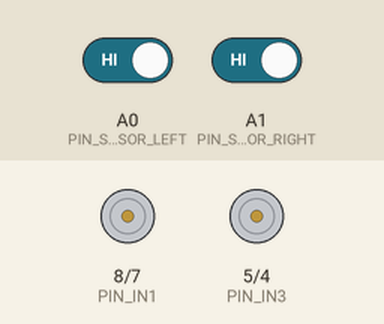
This sketch was run on a simulated Arduino Uno, built with avr-gcc and run on an emulated ATmega328P. Parts: motor-driver pin pairs drawn as motors (green arrow = first pin HIGH = forward, orange = second pin HIGH = backward, longer = more drive, scaled by the enable pin). The inputs (shaded band) are chosen by the test bench; at power-on: A0 (PIN_SENSOR_LEFT) HIGH, A1 (PIN_SENSOR_RIGHT) HIGH.

Above: at 1.2 s.
1.3 s: A0 (PIN_SENSOR_LEFT) driven LOW
At 2.3 s:
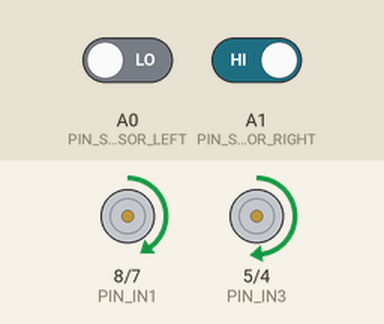
2.8 s: A1 (PIN_SENSOR_RIGHT) driven LOW
At 3.5 s:
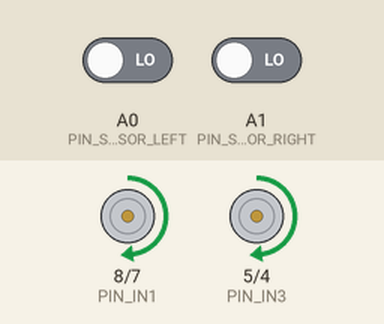
4.3 s: A0 (PIN_SENSOR_LEFT) driven HIGH
At 4.6 s:
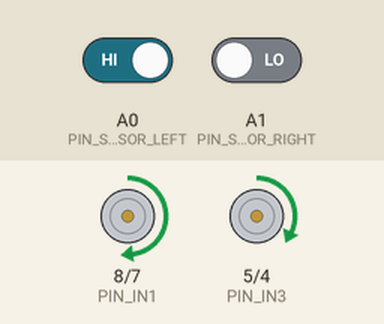
5.8 s: A1 (PIN_SENSOR_RIGHT) driven HIGH
At 6.9 s:
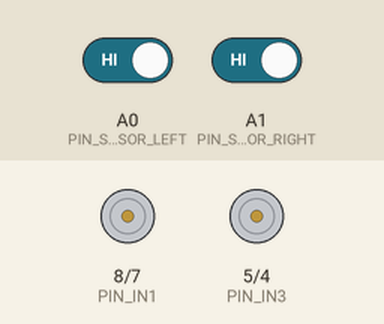
Timing chart, 0 to 8.3 s (numbered marks = the images above; inputs shaded):
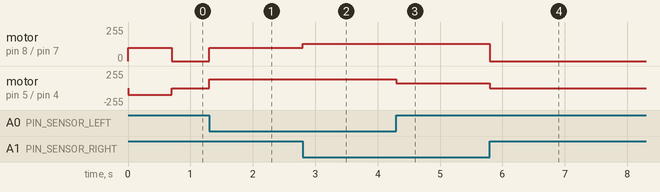

The sketch:

LineFollower.ino
```cpp
/*
  ============================================================================
  4WD LINE FOLLOWING ROBOT — Arduino Uno R3
  ============================================================================
  Hardware:
    - Arduino Uno R3
    - 2-Channel Motor Driver (L298N-type: ENA, IN1, IN2, IN3, IN4, ENB)
    - 4x DC gear motors (wired as 2 logical channels: LEFT pair / RIGHT pair)
    - 2x INDIVIDUAL IR line sensor modules (3-pin digital comparator type,
      each with its own onboard sensitivity trim-pot + status LED),
      mounted side-by-side under the front bumper, roughly track-width apart
    - 3S 18650 Li-ion pack -> motor driver VMS; common GND with Arduino

  Control strategy (2-sensor logic):
    With only two sensors there is no meaningful "weighted position" the
    way there would be with a 5-sensor bar, so this uses the standard,
    battle-tested 2-sensor line-follower decision table instead of PID:

      LEFT sees line | RIGHT sees line | Meaning                | Action
      ---------------|-----------------|------------------------|------------------
      YES            | YES             | line centered/crossing | drive straight
      YES            | NO              | line drifted left      | steer left
      NO             | YES             | line drifted right     | steer right
      NO             | NO              | line lost              | bounded search

    "Steer" is done by differential motor speed (torque steering), not by
    a physical steering mechanism. Steering strength is fixed and tunable
    (STEER_DIFFERENTIAL) rather than proportional, since a 2-sensor system
    has no way to measure HOW far off-center the line is — only which
    side, if any, currently sees it.

    If the line is completely lost (both sensors read "no line"), the
    robot does NOT guess randomly. It pivots toward whichever side the
    line was last seen drifting to, for a bounded search time, then stops
    if the line still isn't found. This is a safety-first choice: an
    unbounded "spin and hope" search can walk the robot off a table.

  NOTE ON RELIABILITY WITH THIS HARDWARE:
    A 2-sensor setup is intentionally simpler and less smooth than a
    5-sensor array, particularly on sharp curves or the loop section of
    your track — it corrects in fixed steps rather than proportionally.
    It is fully workable, but if you find the robot overshooting on
    curves, the easiest hardware upgrade is adding one more identical
    sensor module in the center (see the commented THREE-SENSOR notes
    below computeAction() for how small the code change would be).

  IMPORTANT — CALIBRATE BEFORE RUNNING:
    1. Set LINE_IS_LOW below to match your sensor modules' actual behavior.
       Most comparator IR modules pull the output LOW when they see a dark
       line on a light background — but this varies by board, and each of
       your two modules also has its OWN onboard trim-pot that must be
       physically adjusted (turn until the LED just switches state at the
       line's edge) before the digital output is trustworthy at all.
       Test with Serial output (see DEBUG_SENSORS) to confirm polarity.
    2. Tune BASE_SPEED / STEER_DIFFERENTIAL for your motors and surface.
  ============================================================================
*/

#include <Arduino.h>

// ---------------------------------------------------------------------------
// PIN DEFINITIONS
// ---------------------------------------------------------------------------

// Motor driver control pins (matches wiring table in the write-up)
const uint8_t PIN_ENA = 9;   // Left pair speed (PWM)
const uint8_t PIN_IN1 = 8;   // Left pair direction bit 1
const uint8_t PIN_IN2 = 7;   // Left pair direction bit 2
const uint8_t PIN_IN3 = 5;   // Right pair direction bit 1
const uint8_t PIN_IN4 = 4;   // Right pair direction bit 2
const uint8_t PIN_ENB = 10;  // Right pair speed (PWM)

// IR sensor pins — one individual module on the left, one on the right.
const uint8_t PIN_SENSOR_LEFT  = A0;
const uint8_t PIN_SENSOR_RIGHT = A1;

// ---------------------------------------------------------------------------
// CALIBRATION CONSTANTS — tune these to your hardware
// ---------------------------------------------------------------------------

// Set to true if your sensor module outputs LOW when it sees the dark line.
// Set to false if it outputs HIGH when it sees the dark line.
// (Uncertain? Set DEBUG_SENSORS true, open Serial Monitor, and watch the
//  raw values while you slide the robot's sensor bar over the black line.)
const bool LINE_IS_LOW = true;

// Speed limits. PWM range is hard-clamped to [0,255] everywhere motor
// speed is set, so a bad calculation can never exceed motor driver limits.
const int BASE_SPEED  = 130;  // Cruising speed on a straight line (0-255)
const int MAX_SPEED   = 200;  // Absolute ceiling for any single motor
const int MIN_SPEED   = 60;   // Below this, a "moving" motor tends to stall
const int SEARCH_SPEED = 100; // Speed used while searching for a lost line

// How hard to steer when only one sensor sees the line. This is a fixed
// step (not proportional — a 2-sensor system has no way to measure HOW
// far off-center the line is, only which side sees it). Start small and
// increase if the robot doesn't correct fast enough on curves; decrease
// if it overshoots/zig-zags on straight sections.
const int STEER_DIFFERENTIAL = 60;

// If the line is lost, how long (ms) we allow the bounded search turn
// before giving up and stopping, as a safety fallback.
const unsigned long LOST_LINE_SEARCH_TIMEOUT_MS = 700;

// Set true to print raw sensor + error + PID data to Serial for debugging.
const bool DEBUG_SENSORS = false;

// ---------------------------------------------------------------------------
// INTERNAL STATE
// ---------------------------------------------------------------------------

// Remembers which side the line was last confidently seen on, so the
// lost-line search turns the correct direction instead of guessing.
// +1 = line was last seen toward the right, -1 = toward the left.
int lastKnownDirection = 1;

bool leftSees  = false; // true = left sensor currently detects the line
bool rightSees = false; // true = right sensor currently detects the line

// ---------------------------------------------------------------------------
// SETUP
// ---------------------------------------------------------------------------

void setup() {
  pinMode(PIN_ENA, OUTPUT);
  pinMode(PIN_IN1, OUTPUT);
  pinMode(PIN_IN2, OUTPUT);
  pinMode(PIN_IN3, OUTPUT);
  pinMode(PIN_IN4, OUTPUT);
  pinMode(PIN_ENB, OUTPUT);

  pinMode(PIN_SENSOR_LEFT, INPUT);
  pinMode(PIN_SENSOR_RIGHT, INPUT);

  stopMotors(); // Always start in a known, stopped state.

  if (DEBUG_SENSORS) {
    Serial.begin(9600);
  }
}

// ---------------------------------------------------------------------------
// MAIN LOOP
// ---------------------------------------------------------------------------

void loop() {
  readSensors();

  if (!leftSees && !rightSees) {
    // Neither sensor sees the line -> run bounded recovery search.
    handleLineLost();
    return;
  }

  // A sensor currently seeing the line is also, by definition, an
  // up-to-date "last known direction" if it disagrees with the other.
  if (leftSees && !rightSees) {
    lastKnownDirection = -1; // line is toward the left
  } else if (rightSees && !leftSees) {
    lastKnownDirection = 1;  // line is toward the right
  }
  // If both see it, lastKnownDirection is left unchanged deliberately —
  // "centered" carries no new directional information for a future search.

  int leftSpeed, rightSpeed;
  computeMotorSpeeds(leftSpeed, rightSpeed);
  driveMotors(leftSpeed, rightSpeed);

  if (DEBUG_SENSORS) {
    Serial.print(F("L=")); Serial.print(leftSees);
    Serial.print(F(" R=")); Serial.print(rightSees);
    Serial.print(F(" -> speedL=")); Serial.print(leftSpeed);
    Serial.print(F(" speedR=")); Serial.println(rightSpeed);
  }
}

// ---------------------------------------------------------------------------
// SENSOR HANDLING
// ---------------------------------------------------------------------------

// Reads both sensors into leftSees/rightSees, normalized so that
// "true" always means "line detected here", regardless of whether the
// hardware is active-high or active-low (set by LINE_IS_LOW above).
void readSensors() {
  int rawLeft  = digitalRead(PIN_SENSOR_LEFT);
  int rawRight = digitalRead(PIN_SENSOR_RIGHT);

  leftSees  = LINE_IS_LOW ? (rawLeft  == LOW) : (rawLeft  == HIGH);
  rightSees = LINE_IS_LOW ? (rawRight == LOW) : (rawRight == HIGH);
}

// ---------------------------------------------------------------------------
// DECISION TABLE (replaces PID for a 2-sensor system)
// ---------------------------------------------------------------------------

// Fills leftSpeed/rightSpeed according to the 2-sensor decision table
// documented at the top of this file. Using out-parameters (rather than
// a struct/return) keeps this readable as plain, easy-to-audit branches —
// deliberately simple since this logic cannot be tested on real hardware
// before deployment.
void computeMotorSpeeds(int &leftSpeed, int &rightSpeed) {
  if (leftSees && rightSees) {
    // Line centered under both sensors (or a wide crossing/junction,
    // such as the loop on this track) -> drive straight.
    leftSpeed  = BASE_SPEED;
    rightSpeed = BASE_SPEED;
  } else if (leftSees && !rightSees) {
    // Line has drifted left -> steer left: slow the left side down,
    // keep the right side at full pace, so the robot arcs back onto it.
    leftSpeed  = BASE_SPEED - STEER_DIFFERENTIAL;
    rightSpeed = BASE_SPEED;
  } else { // (!leftSees && rightSees)
    // Line has drifted right -> steer right, mirror of the above.
    leftSpeed  = BASE_SPEED;
    rightSpeed = BASE_SPEED - STEER_DIFFERENTIAL;
  }

  // NOTE — upgrading to 3 sensors later:
  // If you add a center sensor, this whole function becomes a small
  // lookup over 3 booleans instead of 2 (still no PID needed): both-outer
  // + center all seeing line = straight; center-only = straight; one
  // outer sensor alone = steer that direction; all-off = line lost
  // (same handleLineLost() below still applies unchanged).
}

// ---------------------------------------------------------------------------
// LOST-LINE RECOVERY
// ---------------------------------------------------------------------------

void handleLineLost() {
  static unsigned long searchStartTime = 0;
  static bool searching = false;

  if (!searching) {
    searching = true;
    searchStartTime = millis();
  }

  if (millis() - searchStartTime > LOST_LINE_SEARCH_TIMEOUT_MS) {
    // Safety fallback: give up rather than spinning indefinitely.
    stopMotors();
    if (DEBUG_SENSORS) Serial.println(F("Line lost: search timed out, stopping."));
    return;
  }

  // Pivot in place toward the side the line was last seen drifting to.
  if (lastKnownDirection > 0) {
    driveMotors(SEARCH_SPEED, -SEARCH_SPEED);   // pivot right
  } else {
    driveMotors(-SEARCH_SPEED, SEARCH_SPEED);   // pivot left
  }

  // Reset the "searching" flag the instant either sensor reacquires the
  // line, rather than waiting a full extra loop() cycle to notice.
  readSensors();
  if (leftSees || rightSees) {
    searching = false;
  }
}

// ---------------------------------------------------------------------------
// MOTOR CONTROL
// ---------------------------------------------------------------------------

// Accepts signed speed values (negative = reverse) for each side
// independently, enabling both differential steering and in-place pivots.
// All PWM values are hard-clamped to safe driver limits before being
// written, so no calling code path can ever exceed the motor driver's
// rated PWM range.
void driveMotors(float leftSpeed, float rightSpeed) {
  setMotor(PIN_IN1, PIN_IN2, PIN_ENA, leftSpeed);
  setMotor(PIN_IN3, PIN_IN4, PIN_ENB, rightSpeed);
}

void setMotor(uint8_t pinForward, uint8_t pinReverse, uint8_t pinEnable, float speed) {
  bool forward = speed >= 0;
  int magnitude = (int)fabs(speed);

  // Enforce absolute PWM safety bounds regardless of upstream math.
  magnitude = constrain(magnitude, 0, MAX_SPEED);

  // Avoid the "buzzing but not turning" dead zone near zero PWM, while
  // still allowing a true, deliberate stop (magnitude == 0).
  if (magnitude > 0 && magnitude < MIN_SPEED) {
    magnitude = MIN_SPEED;
  }
  magnitude = constrain(magnitude, 0, 255); // Final hardware-level clamp.

  digitalWrite(pinForward, forward ? HIGH : LOW);
  digitalWrite(pinReverse, forward ? LOW : HIGH);
  analogWrite(pinEnable, magnitude);
}

void stopMotors() {
  digitalWrite(PIN_IN1, LOW);
  digitalWrite(PIN_IN2, LOW);
  digitalWrite(PIN_IN3, LOW);
  digitalWrite(PIN_IN4, LOW);
  analogWrite(PIN_ENA, 0);
  analogWrite(PIN_ENB, 0);
}
```

Measured:
- after the input at 1.3 s, motor on pin 8 (PIN_IN1) / pin 7 (PIN_IN2): stopped → forward 100/255 at once; motor on pin 5 (PIN_IN3) / pin 4 (PIN_IN4): stopped → forward 130/255 at once
- after the input at 2.8 s, motor on pin 8 (PIN_IN1) / pin 7 (PIN_IN2): forward 100/255 → forward 130/255 at once
- after the input at 4.3 s, motor on pin 5 (PIN_IN3) / pin 4 (PIN_IN4): forward 130/255 → forward 70/255 at once
- after the input at 5.8 s, motor on pin 8 (PIN_IN1) / pin 7 (PIN_IN2): forward 130/255 → stopped at once; motor on pin 5 (PIN_IN3) / pin 4 (PIN_IN4): forward 70/255 → stopped at once
